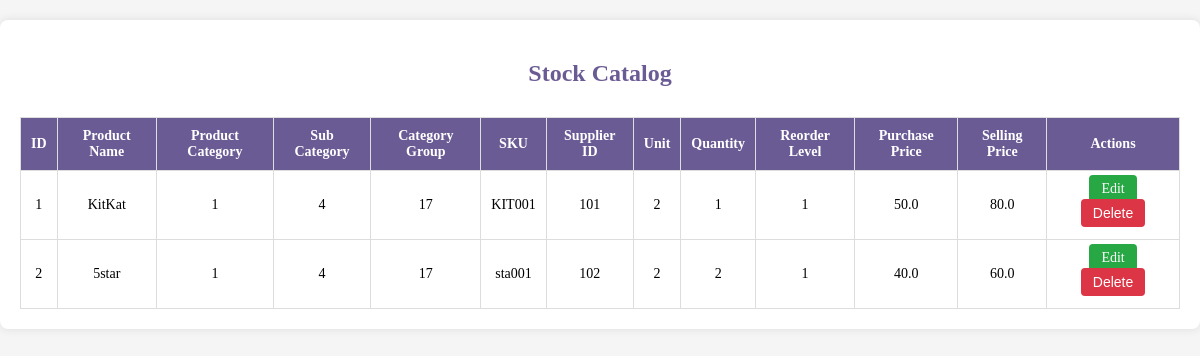
/stock_catalog (signed in), run on the app's committed database.
### tables this page shows
CREATE TABLE products (
            id INTEGER PRIMARY KEY AUTOINCREMENT,
            product_name TEXT NOT NULL,
            category_id INTEGER NOT NULL,
            subcategory_id INTEGER NOT NULL,
            category_group_id INTEGER,
            sku TEXT NOT NULL UNIQUE,
            supplier_id INTEGER,
            unit_id INTEGER NOT NULL,
            quantity_in_stock INTEGER DEFAULT 0 NOT NULL,
            reorder_level INTEGER DEFAULT 0 NOT NULL,
            purchase_price REAL NOT NULL,
            selling_price REAL NOT NULL,
            created_at TIMESTAMP DEFAULT CURRENT_TIMESTAMP,
            FOREIGN KEY (category_id) REFERENCES categories(id),
            FOREIGN KEY (unit_id) REFERENCES units(id),
            FOREIGN KEY (subcategory_id) REFERENCES subcategories(id),
            FOREIGN KEY (category_group_id) REFERENCES categoriesgroups(id)
        );

### app.py (the view)
@app.route('/stock_catalog', methods=['GET'])
@login_required()
def stock_catalog():
    try:
        conn = get_db_connection()
        cursor = conn.cursor()
        cursor.execute('SELECT * FROM products')
        products = cursor.fetchall()
    except Exception as e:
        flash(f'Error loading stock catalog: {e}', 'danger')
        products = []
    finally:
        conn.close()
    return render_template('stock_catalog.html', stock=products)

### app.py (called while the page is built)
def get_db_connection():
    conn = sqlite3.connect('shelfsmart.db')
    conn.row_factory = sqlite3.Row
    return conn

def login_required(*role):  # accepts any number of roles
    def decorator(f):
        @wraps(f)
        def decorated_function(*args, **kwargs):
            if "user_id" not in session:
                flash("Please log in to access this page.", "error")
                return redirect(url_for("login"))
            if role:
                user_role = session.get("role")
                if user_role not in role:
                    flash("You do not have permission to access this page.", "error")
                    return redirect(url_for("dashboard"))
            return f(*args, **kwargs)
        return decorated_function
    return decorator

@app.before_request
def make_session_permanent():
    session.permanent = False # Session lasts until browser is closed

### templates/stock_catalog.html (shortened to what this page needs)
<!DOCTYPE html>
<html lang="en">
<head>
</head>
<body>
<div class="container">
    <h2>Stock Catalog</h2>
    <div class="table-responsive">
        <table>
            <thead>
                <tr>
                    <th>ID</th>
                    <th>Product Name</th>
                    <th>Product Category</th>
                    <th>Sub Category</th>
                    <th>Category Group</th>
                    <th>SKU</th>
                    <th>Supplier ID</th>
                    <th>Unit</th>
                    <th>Quantity</th>
                    <th>Reorder Level</th>
                    <th>Purchase Price</th>
                    <th>Selling Price</th>
                    <th>Actions</th>
                </tr>
            </thead>
            <tbody>
                {% for product in stock %}
                <tr>
                    <td>{{ product['id'] }}</td>
                    <td>{{ product['product_name'] }}</td>
                    <td>{{ product['category_id'] }}</td>
                    <td>{{ product['subcategory_id'] }}</td>
                    <td>{{ product['category_group_id'] }}</td>
                    <td>{{ product['sku'] }}</td>
                    <td>{{ product['supplier_id'] }}</td>
                    <td>{{ product['unit_id'] }}</td>
                    <td>{{ product['quantity_in_stock'] }}</td>
                    <td>{{ product['reorder_level'] }}</td>
                    <td>{{ product['purchase_price'] }}</td>
                    <td>{{ product['selling_price'] }}</td>
                    <td>
                        {% if session['role'] in ['admin', 'manager'] %}
                            <a href="{{ url_for('edit_product', product_id=product['id']) }}" class="btn btn-edit">Edit</a>
                            <form method="POST" action="{{ url_for('delete_product', product_id=product['id']) }}" style="display:inline-block;" onsubmit="return confirm('Are you sure?');">
                                <button type="submit" class="btn btn-delete">Delete</button>
                            </form>
                        {% else %}
                            <span style="color: #6b5b95; font-weight: bold;">View Only</span>
                        {% endif %}
                    </td>
                </tr>
                {% else %}
                <tr>
                    <td colspan="12" style="text-align:center;">No products found.</td>
                </tr>
                {% endfor %}
            </tbody>
        </table>
    </div>
</div>
</body>
</html>

### templates/stock_catalog.html (style rules this page uses)
body { font-family: Cambria, Cochin, Georgia, Times, 'Times New Roman', serif; background-color: #f5f5f5; margin: 0; padding: 0; }
.container { max-width: 1300px; margin: 20px auto; background-color: #fff; padding: 20px; border-radius: 8px; box-shadow: 0 0 10px rgba(0,0,0,0.1); }
h2 { text-align: center; color: #6b5b95; margin-bottom: 20px; }
.btn { padding: 6px 12px; border: none; border-radius: 4px; cursor: pointer; text-decoration: none; color: white; margin: 2px; font-size: 14px; }
.btn-edit { background-color: #28a745; }
.btn-delete { background-color: #dc3545; }
.table-responsive { overflow-x: auto; }
table { width: 100%; border-collapse: collapse; margin-top: 10px; min-width: 800px; }
th, td { border: 1px solid #ddd; padding: 10px; text-align: center; font-size: 14px; }
th { background-color: #6b5b95; color: white; }

### data on the page
products: id "1", product_name "KitKat", category_id "1", subcategory_id "4", category_group_id "17", sku "KIT001", supplier_id "101", unit_id "2", quantity_in_stock "1", reorder_level "1", purchase_price "50.0", selling_price "80.0"
products: id "2", product_name "5star", category_id "1", subcategory_id "4", category_group_id "17", sku "sta001", supplier_id "102", unit_id "2", quantity_in_stock "2", reorder_level "1", purchase_price "40.0", selling_price "60.0"
